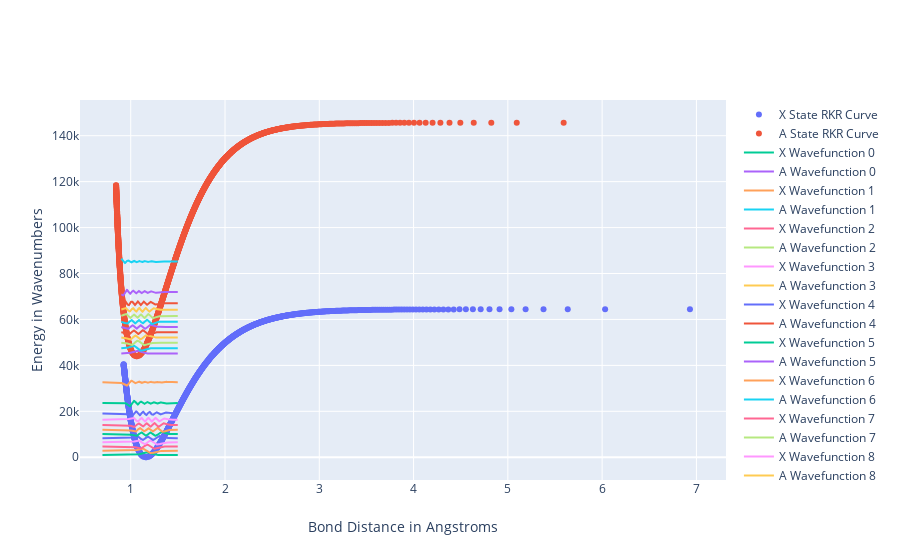

Write notebook code for a chart like this one.
### Code cell
def plot(x, y, name, yAdd=0):
    figure["data"].append(
         {
            "type":"scatter",
            "x":x,
            "y":[yv + yAdd for yv in y],
            "name":name,
        }
    )    
rX, wavefunctionsX = psi0.graphData(0.001, .7, 1.5)
rPi, wavefunctionsPi = psi1.graphData(0.001, .9, 1.5)

for b in range(basisSize):
    plot(rX, wavefunctionsX[b], "X Wavefunction " + str(b), moleculeBaseState.T)
    plot(rPi, wavefunctionsPi[b], "A Wavefunction " + str(b), moleculeExcitedState.T)

iplot(figure)

### Figure 1 — Plotly figure (JSON) as saved in the notebook; plotly's stock layout.template omitted (floating-point values rounded to 4 significant figures; data arrays with more than 128 entries replaced by an {"elided": "..."} marker saying what was removed)
{"data": [{"mode": "markers", "name": "X State RKR Curve", "type": "scatter", "x": {"elided": "942 float values"}, "y": {"elided": "942 float values"}}, {"mode": "markers", "name": "A State RKR Curve", "type": "scatter", "x": {"elided": "1159 float values"}, "y": {"elided": "1159 float values"}}, {"name": "X Wavefunction 0", "type": "scatter", "x": {"elided": "800 float values"}, "y": {"elided": "800 float values"}}, {"name": "A Wavefunction 0", "type": "scatter", "x": {"elided": "600 float values"}, "y": {"elided": "600 float values"}}, {"name": "X Wavefunction 1", "type": "scatter", "x": {"elided": "800 float values"}, "y": {"elided": "800 float values"}}, {"name": "A Wavefunction 1", "type": "scatter", "x": {"elided": "600 float values"}, "y": {"elided": "600 float values"}}, {"name": "X Wavefunction 2", "type": "scatter", "x": {"elided": "800 float values"}, "y": {"elided": "800 float values"}}, {"name": "A Wavefunction 2", "type": "scatter", "x": {"elided": "600 float values"}, "y": {"elided": "600 float values"}}, {"name": "X Wavefunction 3", "type": "scatter", "x": {"elided": "800 float values"}, "y": {"elided": "800 float values"}}, {"name": "A Wavefunction 3", "type": "scatter", "x": {"elided": "600 float values"}, "y": {"elided": "600 float values"}}, {"name": "X Wavefunction 4", "type": "scatter", "x": {"elided": "800 float values"}, "y": {"elided": "800 float values"}}, {"name": "A Wavefunction 4", "type": "scatter", "x": {"elided": "600 float values"}, "y": {"elided": "600 float values"}}, {"name": "X Wavefunction 5", "type": "scatter", "x": {"elided": "800 float values"}, "y": {"elided": "800 float values"}}, {"name": "A Wavefunction 5", "type": "scatter", "x": {"elided": "600 float values"}, "y": {"elided": "600 float values"}}, {"name": "X Wavefunction 6", "type": "scatter", "x": {"elided": "800 float values"}, "y": {"elided": "800 float values"}}, {"name": "A Wavefunction 6", "type": "scatter", "x": {"elided": "600 float values"}, "y": {"elided": "600 float values"}}, {"name": "X Wavefunction 7", "type": "scatter", "x": {"elided": "800 float values"}, "y": {"elided": "800 float values"}}, {"name": "A Wavefunction 7", "type": "scatter", "x": {"elided": "600 float values"}, "y": {"elided": "600 float values"}}, {"name": "X Wavefunction 8", "type": "scatter", "x": {"elided": "800 float values"}, "y": {"elided": "800 float values"}}, {"name": "A Wavefunction 8", "type": "scatter", "x": {"elided": "600 float values"}, "y": {"elided": "600 float values"}}, {"name": "X Wavefunction 9", "type": "scatter", "x": {"elided": "800 float values"}, "y": {"elided": "800 float values"}}, {"name": "A Wavefunction 9", "type": "scatter", "x": {"elided": "600 float values"}, "y": {"elided": "600 float values"}}, {"name": "X Wavefunction 10", "type": "scatter", "x": {"elided": "800 float values"}, "y": {"elided": "800 float values"}}, {"name": "A Wavefunction 10", "type": "scatter", "x": {"elided": "600 float values"}, "y": {"elided": "600 float values"}}, {"name": "X Wavefunction 11", "type": "scatter", "x": {"elided": "800 float values"}, "y": {"elided": "800 float values"}}, {"name": "A Wavefunction 11", "type": "scatter", "x": {"elided": "600 float values"}, "y": {"elided": "600 float values"}}], "layout": {"xaxis": {"title": {"text": "Bond Distance in Angstroms"}}, "yaxis": {"title": {"text": "Energy in Wavenumbers"}}}}
